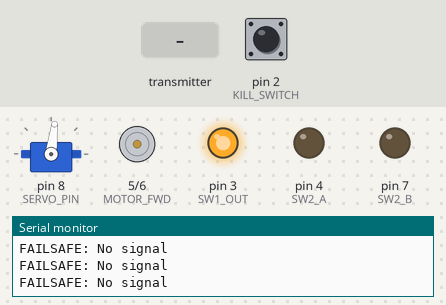
Recording of a sketch running on a simulated Arduino Uno, built with avr-gcc and run on an emulated ATmega328P. Parts: servo, motor-driver pin pairs drawn as motors (green arrow = first pin HIGH = forward, orange = second pin HIGH = backward, longer = more drive), output pins drawn as LEDs (lit = HIGH), the last lines printed to the serial monitor. Dashed ring = blinking. Inputs (shaded band) come from the test bench; at power-on: pin 2 (KILL_SWITCH) HIGH. No radio packets arrive unless stated.

Above: at 1.7 s.
1.8 s: the transmitter starts sending heartbeat = 256
At 2.6 s:
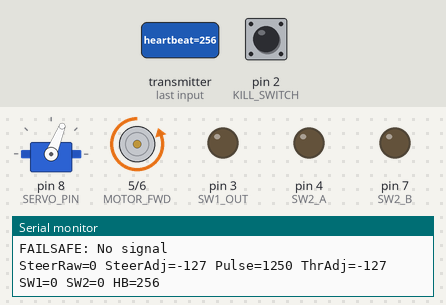
4.3 s: the transmitter starts sending heartbeat = 512
At 4.8 s:
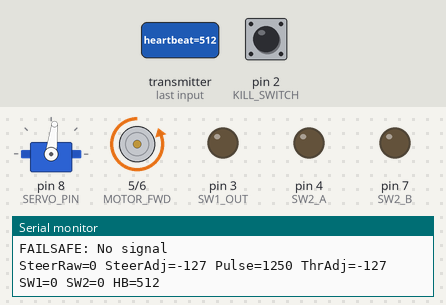
7.3 s: the transmitter starts sending heartbeat = 1023
At 10.1 s:
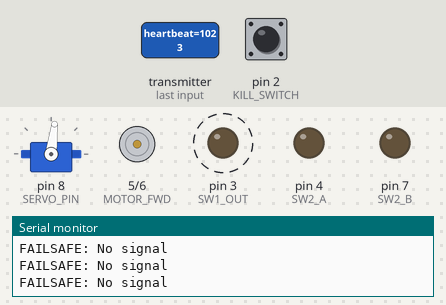
Timing chart, 0 to 16.3 s (numbered marks = the images above; inputs shaded):
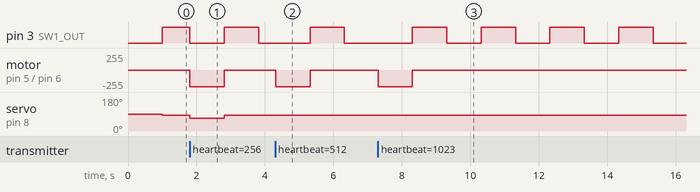

Measured:
- after the input at 1.8 s, motor on pin 5 (MOTOR_FWD) / pin 6 (MOTOR_REV): stopped → backward 254/255 at once, → stopped 1.0 s later; servo on pin 8 (SERVO_PIN): 83° → 68° at once, → 83° 1.0 s later
- after the input at 4.3 s, motor on pin 5 (MOTOR_FWD) / pin 6 (MOTOR_REV): stopped → backward 254/255 at once, → stopped 1.0 s later
- after the input at 7.3 s, motor on pin 5 (MOTOR_FWD) / pin 6 (MOTOR_REV): stopped → backward 254/255 at once, → stopped 1.0 s later
- by itself, pin 3 (SW1_OUT): alternates HIGH for 1.0 s and LOW for 1.0 s

The sketch:

receiver_EEprom_updated_center_pulswidth_NRF24L01.ino
```cpp
#include <SPI.h>
#include <RF24.h>
#include <Servo.h>
#include <EEPROM.h>

// ---------------- NRF24 PINS ----------------
#define PIN_CE   9
#define PIN_CSN 10

// ---------------- SERVO ----------------
#define SERVO_PIN 8

// ---------------- MOTOR DRIVER (L293D) ----------------
#define MOTOR_FWD 5
#define MOTOR_REV 6

// ---------------- LED OUTPUTS ----------------
#define SW1_OUT 3
#define SW2_A   4
#define SW2_B   7

// ---------------- CALIBRATION SWITCH ----------------
#define KILL_SWITCH 2

// ---------------- RADIO SETUP ----------------
RF24 radio(PIN_CE, PIN_CSN);
const byte address[6] = "00001";

struct Packet {
  uint8_t steer;
  uint8_t throttle;
  uint8_t sw1;
  uint8_t sw2;
  uint16_t heartbeat;
};

unsigned long lastHB = 0;
const unsigned long TIMEOUT = 1000;

Servo steering;

bool sw1State = false;
bool sw2State = false;
unsigned long sw2Timer = 0;

bool firstPacket = true;

// EEPROM-stored zero points
uint8_t zeroSteer = 127;
uint8_t zeroThrottle = 127;

void setup() {
  Serial.begin(9600);
  delay(500);

  pinMode(SW1_OUT, OUTPUT);
  pinMode(SW2_A, OUTPUT);
  pinMode(SW2_B, OUTPUT);

  digitalWrite(SW1_OUT, LOW);
  digitalWrite(SW2_A, LOW);
  digitalWrite(SW2_B, LOW);

  pinMode(KILL_SWITCH, INPUT_PULLUP);

  steering.attach(SERVO_PIN);

  zeroSteer = EEPROM.read(0);
  zeroThrottle = EEPROM.read(1);

  if (zeroSteer == 0xFF) zeroSteer = 127;
  if (zeroThrottle == 0xFF) zeroThrottle = 127;

  Serial.print("Loaded zeroSteer: ");
  Serial.println(zeroSteer);
  Serial.print("Loaded zeroThrottle: ");
  Serial.println(zeroThrottle);

  radio.begin();
  radio.setDataRate(RF24_250KBPS);
  radio.openReadingPipe(0, address);
  radio.startListening();

  Serial.println("NRF24 Receiver Ready");
}

void loop() {
  Packet pkt;

  // ---------------- RADIO PACKET HANDLING ----------------
  if (radio.available()) {
    radio.read(&pkt, sizeof(pkt));

    // Corrupted/duplicate packet protection
    static uint16_t lastGoodHB = 0;

    if (pkt.heartbeat == 0 || pkt.heartbeat == lastGoodHB) {
      // Ignore bad packet but DO NOT return
    } else {
      lastGoodHB = pkt.heartbeat;
      lastHB = millis();

      // First packet resets outputs
      if (firstPacket) {
        digitalWrite(SW1_OUT, LOW);
        digitalWrite(SW2_A, LOW);
        digitalWrite(SW2_B, LOW);
        sw1State = false;
        sw2State = false;
        firstPacket = false;
      }

      // ---------------- CALIBRATION MODE ----------------
      bool calibrate = (digitalRead(KILL_SWITCH) == LOW);

      if (calibrate) {
        zeroSteer = pkt.steer;
        zeroThrottle = pkt.throttle;

        EEPROM.write(0, zeroSteer);
        EEPROM.write(1, zeroThrottle);

        Serial.print("Calibrated zeroSteer = ");
        Serial.println(zeroSteer);
        Serial.print("Calibrated zeroThrottle = ");
        Serial.println(zeroThrottle);

        for (int i = 0; i < 5; i++) {
          digitalWrite(SW2_A, HIGH);
          digitalWrite(SW2_B, LOW);
          delay(150);

          digitalWrite(SW2_A, LOW);
          digitalWrite(SW2_B, HIGH);
          delay(150);
        }

        digitalWrite(SW2_A, LOW);
        digitalWrite(SW2_B, LOW);

        steering.writeMicroseconds(1400);
        analogWrite(MOTOR_FWD, 0);
        analogWrite(MOTOR_REV, 0);
      }

      // ---------------- STEERING ----------------
      int steer = pkt.steer;
      int steerAdj = (int)steer - (int)zeroSteer;

      if (steerAdj > -2 && steerAdj < 2) steerAdj = 0;

      int pulseWidth = map(steerAdj, -127, 127, 1250, 1550);
      pulseWidth = constrain(pulseWidth, 1250, 1550);

      static int lastPulse = 1400;
      if (abs(pulseWidth - lastPulse) > 3) {
        steering.writeMicroseconds(pulseWidth);
        lastPulse = pulseWidth;
      }

      // ---------------- THROTTLE ----------------
      int throttle = (int)pkt.throttle - (int)zeroThrottle;

      if (throttle > 0) {
        int pwm = throttle * 2;
        pwm = constrain(pwm, 0, 255);
        analogWrite(MOTOR_FWD, pwm);
        analogWrite(MOTOR_REV, 0);
      } else {
        int pwm = (-throttle) * 2;
        pwm = constrain(pwm, 0, 255);
        analogWrite(MOTOR_FWD, 0);
        analogWrite(MOTOR_REV, pwm);
      }

      // ---------------- SW1 (toggle) ----------------
      if (pkt.sw1 == 1) {
        sw1State = !sw1State;
        digitalWrite(SW1_OUT, sw1State);
      }

      // ---------------- SW2 (alternating strobe) ----------------
      if (pkt.sw2 == 1) {
        sw2State = !sw2State;
        sw2Timer = millis();
      }

      if (sw2State) {
        if (millis() - sw2Timer > 500) {
          sw2Timer = millis();
          bool newState = !digitalRead(SW2_A);
          digitalWrite(SW2_A, newState);
          digitalWrite(SW2_B, !newState);
        }
      } else {
        digitalWrite(SW2_A, LOW);
        digitalWrite(SW2_B, LOW);
      }

      // ---------------- DEBUG ----------------
      Serial.print("SteerRaw=");
      Serial.print(steer);
      Serial.print(" SteerAdj=");
      Serial.print(steerAdj);
      Serial.print(" Pulse=");
      Serial.print(pulseWidth);
      Serial.print(" ThrAdj=");
      Serial.print(throttle);
      Serial.print(" SW1=");
      Serial.print(sw1State);
      Serial.print(" SW2=");
      Serial.print(sw2State);
      Serial.print(" HB=");
      Serial.println(pkt.heartbeat);
    }
  }

  // ---------------- FAILSAFE ----------------
  if (millis() - lastHB > TIMEOUT) {
    analogWrite(MOTOR_FWD, 0);
    analogWrite(MOTOR_REV, 0);

    steering.writeMicroseconds(1400);

    digitalWrite(SW2_A, LOW);
    digitalWrite(SW2_B, LOW);

    static unsigned long flashTimer = 0;
    if (millis() - flashTimer > 1000) {
      flashTimer = millis();
      digitalWrite(SW1_OUT, !digitalRead(SW1_OUT));
    }

    Serial.println("FAILSAFE: No signal");
  }
}
```
